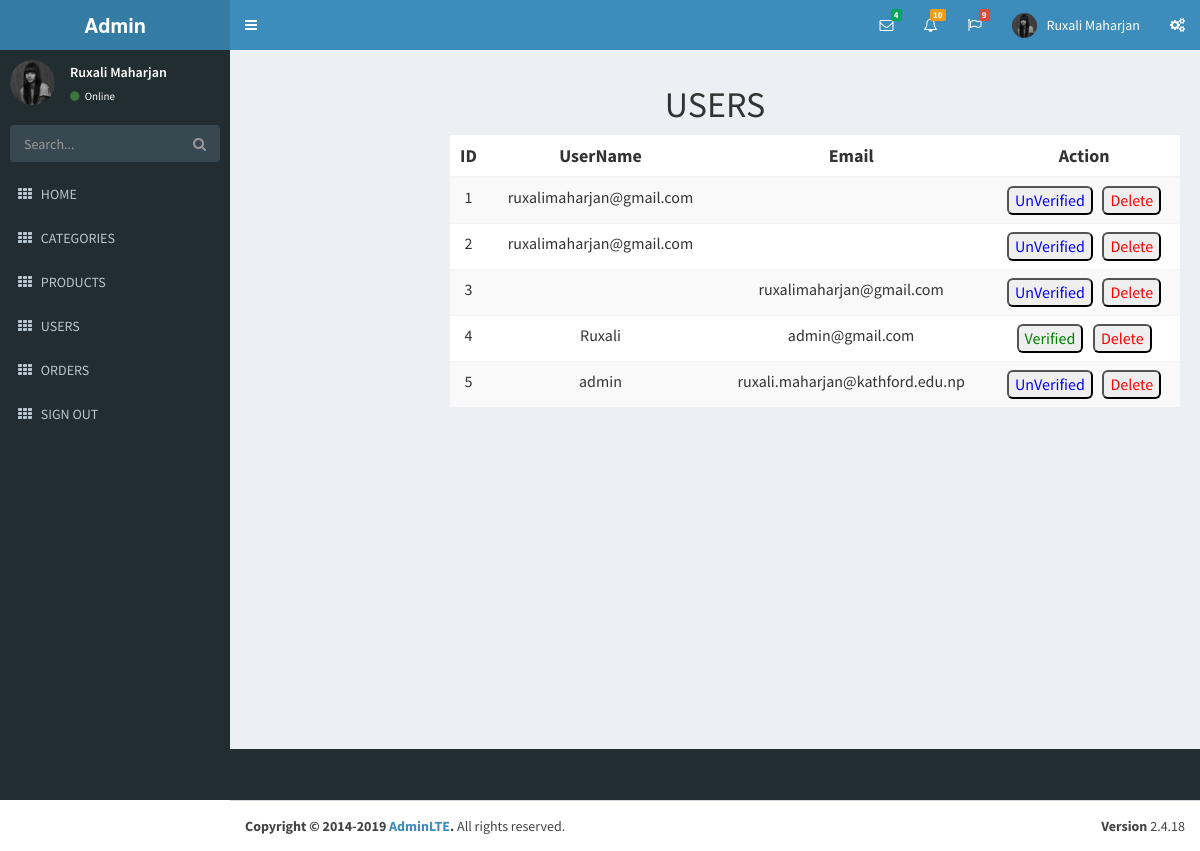
Page /admin/users.php (signed in) on the earlier database version.
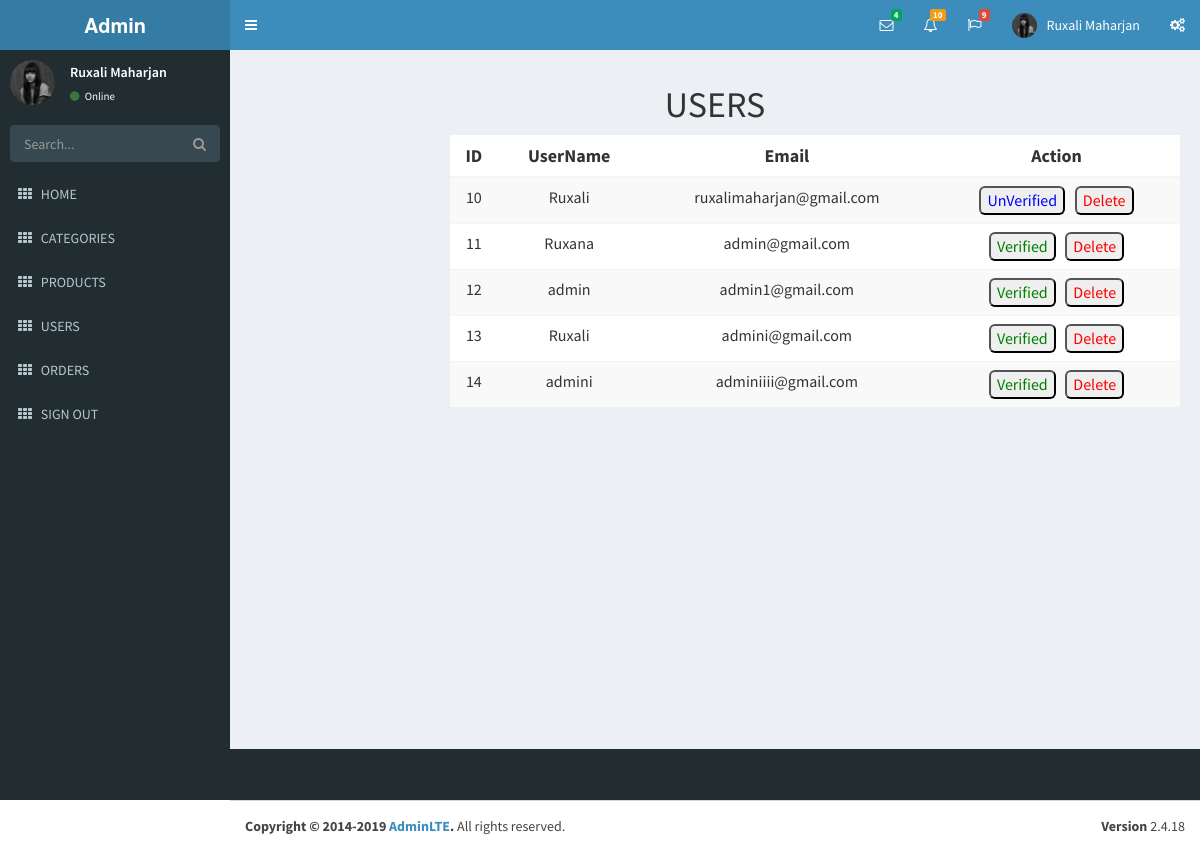
Same page on the later database version.
### tables this page shows
CREATE TABLE `customers` (
  `id` int(11) NOT NULL,
  `username` varchar(30) NOT NULL,
  `email` varchar(255) NOT NULL,
  `password` varchar(30) NOT NULL,
  `created_at` timestamp NOT NULL DEFAULT current_timestamp(),
  `updated_at` timestamp NOT NULL DEFAULT current_timestamp(),
  `status` int(11) NOT NULL
);

### admin/users.php (the view, shortened to what this page needs)
<!DOCTYPE html>
<html>
<?php
 require('../connect.php');
  $sql = "select * from customers order by id asc";
  $res = mysqli_query($connect,$sql);
?>
<?php
include('adminfiles/head.php')
?>
<body class="hold-transition skin-blue sidebar-mini">
  <div class="wrapper">
    <?php
    include('adminfiles/header.php')
    ?>
    <?php
    include('adminfiles/aside.php');
    ?>
    <div class="content-wrapper">
      <section class="content-header">
        <center>
          <h1>
            USERS
          </h1>
        </center>
      </section>
      <div class="container">
        <div class="col-md-8 col-md-offset-2">
          <table class="table table-striped text-center" style="background-color: white;">
            <thead>
              <tr>
                <th style="font-size: large;">ID</th>
                <th style="font-size: large;">UserName</th>
                <th style="font-size: large;">Email</th>
                <th style="font-size: large;">Action</th>
              </tr>
            </thead>
            <tbody>
              <?php
              while ($row = mysqli_fetch_assoc($res)) { ?>
                <tr>
                  <td style="font-size: medium;"><?php echo $row['id'] ?></td>
                  <td style="font-size: medium;"><?php echo $row['username'] ?></td>
                  <td style="font-size: medium;"><?php echo $row['email'] ?></td>
                  <td style="font-size: medium;">
                  <div class="buttons">
                    <?php
                    if ($row['status'] == 1) {
                      echo "<button style='border-radius:6px;' ><a style='color:green;' href = '?type=status&operation=deactive&id=" . $row['id'] . "'>Verified</a></button>&nbsp;&nbsp;&nbsp;";
                    } else {
                      echo "<button style='border-radius:6px;'><a style='color:blue;' href = '?type=status&operation=active&id=" . $row['id'] . " '>UnVerified</a></button>&nbsp;&nbsp;&nbsp;";
                    }
                    echo "<button style='border-radius:6px;'><a style='color:red' href = '?type=delete&id=" . $row['id'] . "'>Delete</a></button>";
                    ?>
                    </div>
                  </td>
                </tr>
              <?php } ?>
            </tbody>
          </table>
        </div>
      </div>
    </div>
  </div>
  <?php
  include('adminfiles/footer.php');
  ?>
</body>
</html>

### admin/adminfiles/head.php (shortened to what this page needs)
<head>
  <link rel="stylesheet" href="bower_components/bootstrap/dist/css/bootstrap.min.css">
  <link rel="stylesheet" href="bower_components/font-awesome/css/font-awesome.min.css">
  <link rel="stylesheet" href="dist/css/AdminLTE.min.css">
  <link rel="stylesheet" href="dist/css/skins/_all-skins.min.css">
</head>

### admin/adminfiles/header.php (shortened to what this page needs)
<header class="main-header">
  <a href="index2.php" class="logo">
    <span class="logo-lg"><b>Admin</b></span>
  </a>
  <nav class="navbar navbar-static-top">
    <a href="#" class="sidebar-toggle" data-toggle="push-menu" role="button">
    </a>
    <div class="navbar-custom-menu">
      <ul class="nav navbar-nav">
        <li class="dropdown messages-menu">
          <a href="#" class="dropdown-toggle" data-toggle="dropdown">
            <i class="fa fa-envelope-o"></i>
            <span class="label label-success">4</span>
          </a>
        </li>
        <li class="dropdown notifications-menu">
          <a href="#" class="dropdown-toggle" data-toggle="dropdown">
            <i class="fa fa-bell-o"></i>
            <span class="label label-warning">10</span>
          </a>
        </li>
        <li class="dropdown tasks-menu">
          <a href="#" class="dropdown-toggle" data-toggle="dropdown">
            <i class="fa fa-flag-o"></i>
            <span class="label label-danger">9</span>
          </a>
        </li>
        <li class="dropdown user user-menu">
          <a href="#" class="dropdown-toggle" data-toggle="dropdown">
            <img src="dist/img/user4-128x128.jpg" class="user-image" alt="User Image">
            <span class="hidden-xs">Ruxali Maharjan</span>
          </a>
        </li>
        <li>
          <a href="#" data-toggle="control-sidebar"><i class="fa fa-gears"></i></a>
        </li>
      </ul>
    </div>
  </nav>
</header>

### admin/adminfiles/aside.php
<aside class="main-sidebar">
  <section class="sidebar">
    <div class="user-panel">
      <div class="pull-left image">
        <img src="dist/img/user4-128x128.jpg" class="img-circle" alt="User Image">
      </div>
      <div class="pull-left info">
        <p>Ruxali Maharjan</p>
        <a href="#"><i class="fa fa-circle text-success"></i> Online</a>
      </div>
    </div>
    <form action="#" method="get" class="sidebar-form">
      <div class="input-group">
        <input type="text" name="q" class="form-control" placeholder="Search...">
        <span class="input-group-btn">
              <button type="submit" name="search" id="search-btn" class="btn btn-flat"><i class="fa fa-search"></i>
              </button>
            </span>
      </div>
    </form>
    <ul class="sidebar-menu" data-widget="tree">
      <li>
        <a href="adminindex.php">
          <i class="fa fa-th"></i> <span>HOME</span>
        </a>
      </li>
      <li>
        <a href="categories.php">
          <i class="fa fa-th"></i> <span>CATEGORIES</span>
        </a>
      </li>
      <li>
        <a href="productsshow.php">
          <i class="fa fa-th"></i> <span>PRODUCTS</span>
        </a>
      </li>
      <li>
        <a href="users.php">
          <i class="fa fa-th"></i> <span>USERS</span>
        </a>
      </li>
      <li>
        <a href="categories.php">
          <i class="fa fa-th"></i> <span>ORDERS</span>
        </a>
      </li>
      <li>
        <a href="adminfiles/logout.php">
          <i class="fa fa-th"></i> <span>SIGN OUT</span>
        </a>
      </li>
    </ul>
  </section>
</aside>

### admin/adminfiles/footer.php (shortened to what this page needs)
<footer class="main-footer">
  <div class="pull-right hidden-xs">
    <b>Version</b> 2.4.18
  </div>
  <strong>Copyright &copy; 2014-2019 <a href="https://adminlte.io">AdminLTE</a>.</strong> All rights
  reserved.
</footer>

### admin/users.php (style rules this page uses)
.buttons { display: flex; justify-content: center; }

Differences in the rows shown:
removed customers: id "1", username "ruxalimaharjan@gmail.com"
removed customers: id "2", username "ruxalimaharjan@gmail.com"
removed customers: id "3", email "ruxalimaharjan@gmail.com"
removed customers: id "4", username "Ruxali", email "admin@gmail.com"
removed customers: id "5", username "admin", email "ruxali.maharjan@kathford.edu.np"
added customers: id "10", username "Ruxali", email "ruxalimaharjan@gmail.com"
added customers: id "11", username "Ruxana", email "admin@gmail.com"
added customers: id "12", username "admin", email "admin1@gmail.com"
added customers: id "13", username "Ruxali", email "admini@gmail.com"
added customers: id "14", username "admini", email "adminiiii@gmail.com"
